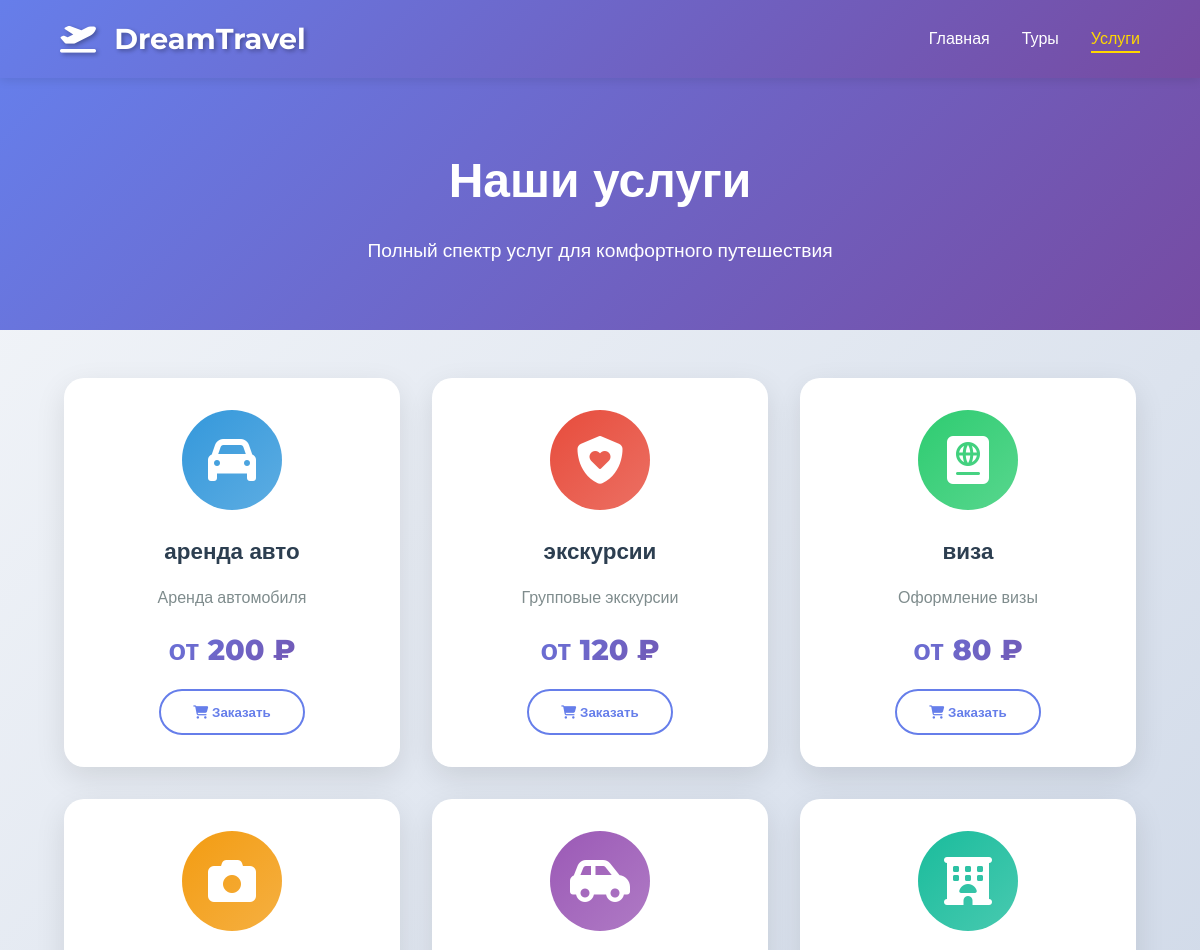
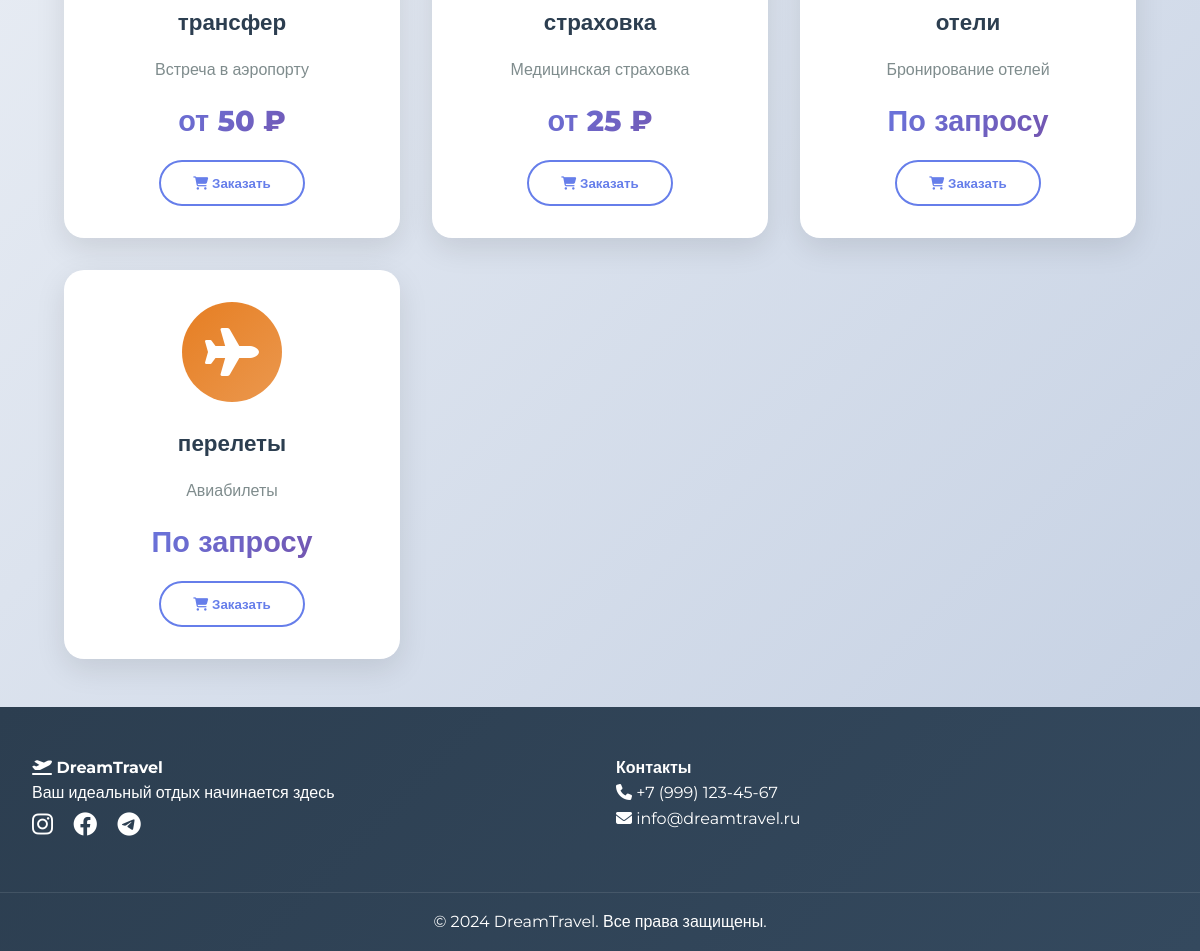
/services.php, run on the app's committed database (2 pictures, top to bottom).
### tables this page shows
CREATE TABLE services (
    id INT AUTO_INCREMENT PRIMARY KEY,
    service_name VARCHAR(100) NOT NULL,
    price DECIMAL(10,2),
    description TEXT
);

### services.php (the view, shortened to what this page needs)
<?php require_once 'config.php'; ?>
<!DOCTYPE html>
<html lang="ru">
<head>
    <link rel="stylesheet" href="https://cdnjs.cloudflare.com/ajax/libs/font-awesome/6.4.0/css/all.min.css">
    <link rel="stylesheet" href="css/style.css">
</head>
<body>
    <nav class="navbar-inner">
        <div class="logo">
            <i class="fas fa-plane-departure"></i>
            <span>DreamTravel</span>
        </div>
        <ul class="nav-links">
            <li><a href="index.php">Главная</a></li>
            <li><a href="tours.php">Туры</a></li>
            <li><a href="services.php" class="active">Услуги</a></li>
        </ul>
    </nav>
    <div class="page-header">
        <h1>Наши услуги</h1>
        <p>Полный спектр услуг для комфортного путешествия</p>
    </div>
    <main class="container">
        <div class="services-grid">
            <?php
            $stmt = $pdo->query("SELECT * FROM services ORDER BY price DESC");
            $icons = [
                'fa-car', 'fa-shield-heart', 'fa-passport', 'fa-camera',
                'fa-car-side', 'fa-hotel', 'fa-plane', 'fa-umbrella',
                'fa-crown', 'fa-chalkboard-user'
            ];
            $colors = ['#3498db', '#e74c3c', '#2ecc71', '#f39c12', '#9b59b6', '#1abc9c', '#e67e22', '#16a085', '#c0392b', '#2980b9'];
            $i = 0;
            if($stmt->rowCount() > 0):
                while($service = $stmt->fetch(PDO::FETCH_ASSOC)): ?>
                    <div class="service-card" data-service="<?= htmlspecialchars($service['service_name']) ?>" data-price="<?= $service['price'] ?>">
                        <div class="service-icon" style="background: linear-gradient(135deg, <?= $colors[$i % count($colors)] ?> 0%, <?= $colors[$i % count($colors)] ?>cc 100%);">
                            <i class="fas <?= $icons[$i % count($icons)] ?>"></i>
                        </div>
                        <h3><?= htmlspecialchars($service['service_name']) ?></h3>
                        <p><?= htmlspecialchars($service['description']) ?></p>
                        <div class="service-price">
                            <?php if($service['price'] > 0): ?>
                                от <?= number_format($service['price'], 0, '', ' ') ?> ₽
                            <?php else: ?>
                                По запросу
                            <?php endif; ?>
                        </div>
                        <button class="btn-service" onclick="openServiceModal('<?= htmlspecialchars($service['service_name']) ?>', <?= $service['price'] ?>)">
                            <i class="fas fa-shopping-cart"></i> Заказать
                        </button>
                    </div>
                <?php $i++; endwhile;
            endif; ?>
        </div>
    </main>
    <footer>
        <div class="footer-content">
            <div class="footer-section">
                <h4><i class="fas fa-plane-departure"></i> DreamTravel</h4>
                <p>Ваш идеальный отдых начинается здесь</p>
                <div class="social-links">
                    <a href="#"><i class="fab fa-instagram"></i></a>
                    <a href="#"><i class="fab fa-facebook"></i></a>
                    <a href="#"><i class="fab fa-telegram"></i></a>
                </div>
            </div>
            <div class="footer-section">
                <h4>Контакты</h4>
                <p><i class="fas fa-phone"></i> +7 (999) 123-45-67</p>
                <p><i class="fas fa-envelope"></i> info@dreamtravel.ru</p>
            </div>
        </div>
        <div class="footer-bottom">
            <p>&copy; 2024 DreamTravel. Все права защищены.</p>
        </div>
    </footer>
</body>
</html>

### css/style.css (style rules this page uses)
* { margin: 0; padding: 0; box-sizing: border-box; }
body { font-family: 'Montserrat', sans-serif; line-height: 1.6; color: #333; overflow-x: hidden; background: linear-gradient(135deg, #f5f7fa 0%, #c3cfe2 100%); }
nav { position: relative; z-index: 2; display: flex; justify-content: space-between; align-items: center; padding: 2rem 5%; background: rgba(0,0,0,0.3); backdrop-filter: blur(10px); }
.logo { font-size: 1.8rem; font-weight: 700; color: white; text-shadow: 2px 2px 4px rgba(0,0,0,0.3); }
.logo i { margin-right: 10px; }
.nav-links { display: flex; list-style: none; gap: 2rem; }
.nav-links a { color: white; text-decoration: none; font-weight: 500; transition: all 0.3s; position: relative; }
.nav-links a::after { content: ''; position: absolute; bottom: -5px; left: 0; width: 0; height: 2px; background: #ffd700; transition: width 0.3s; }
.nav-links a:hover::after, .nav-links a.active::after { width: 100%; }
.nav-links a:hover, .nav-links a.active { color: #ffd700; }
.container { max-width: 1200px; margin: 0 auto; padding: 0 2rem; }
.navbar-inner { background: linear-gradient(135deg, #667eea 0%, #764ba2 100%); padding: 1rem 5%; display: flex; justify-content: space-between; align-items: center; box-shadow: 0 2px 10px rgba(0,0,0,0.1); }
.page-header { background: linear-gradient(135deg, #667eea 0%, #764ba2 100%); color: white; text-align: center; padding: 4rem 2rem; margin-bottom: 3rem; }
.page-header h1 { font-size: 3rem; margin-bottom: 1rem; animation: fadeInUp 0.5s ease; }
.page-header p { font-size: 1.2rem; animation: fadeInUp 0.5s ease 0.2s both; }
.services-grid { display: grid; grid-template-columns: repeat(auto-fit, minmax(320px, 1fr)); gap: 2rem; padding: 0 2rem; }
.service-card { background: white; padding: 2rem; text-align: center; border-radius: 20px; transition: all 0.4s; box-shadow: 0 10px 30px rgba(0,0,0,0.1); position: relative; overflow: hidden; }
.service-card::before { content: ''; position: absolute; top: -50%; left: -50%; width: 200%; height: 200%; background: radial-gradient(circle, rgba(102,126,234,0.05) 0%, transparent 70%); transition: all 0.5s; opacity: 0; }
.service-icon { width: 100px; height: 100px; background: linear-gradient(135deg, #667eea 0%, #764ba2 100%); border-radius: 50%; display: flex; align-items: center; justify-content: center; margin: 0 auto 1.5rem; transition: all 0.3s; position: relative; }
.service-icon i { font-size: 3rem; color: white; }
.service-card h3 { font-size: 1.4rem; margin-bottom: 1rem; color: #2c3e50; }
.service-card p { color: #7f8c8d; margin-bottom: 1rem; }
.service-price { font-size: 1.8rem; font-weight: 800; background: linear-gradient(135deg, #667eea 0%, #764ba2 100%); -webkit-background-clip: text; -webkit-text-fill-color: transparent; margin: 1rem 0; }
.btn-service { padding: 0.8rem 2rem; background: transparent; border: 2px solid #667eea; color: #667eea; border-radius: 50px; cursor: pointer; transition: all 0.3s; font-family: 'Montserrat', sans-serif; font-weight: 600; }
footer { background: linear-gradient(135deg, #2c3e50 0%, #34495e 100%); color: white; margin-top: 3rem; }
.footer-content { max-width: 1200px; margin: 0 auto; padding: 3rem 2rem; display: grid; grid-template-columns: repeat(auto-fit, minmax(250px, 1fr)); gap: 2rem; }
.social-links a { color: white; margin-right: 1rem; font-size: 1.5rem; transition: all 0.3s; display: inline-block; }
.footer-bottom { text-align: center; padding: 1rem; border-top: 1px solid rgba(255,255,255,0.1); }

### data on the page
services: service_name "аренда авто", description "Аренда автомобиля", price "200"
services: service_name "экскурсии", description "Групповые экскурсии", price "120"
services: service_name "виза", description "Оформление визы", price "80"
services: service_name "трансфер", description "Встреча в аэропорту", price "50"
services: service_name "страховка", description "Медицинская страховка", price "25"
services: service_name "отели", description "Бронирование отелей", price "По запросу"
services: service_name "перелеты", description "Авиабилеты", price "По запросу"
